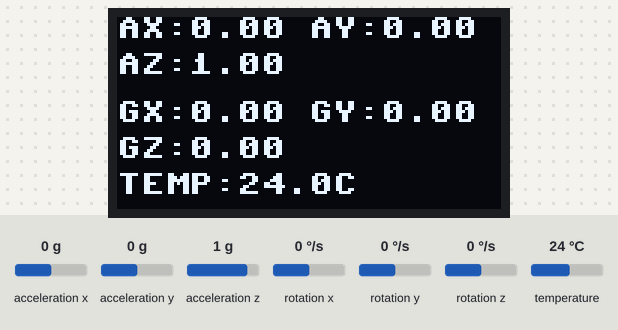
The program below on a simulated Raspberry Pi Pico running MicroPython. Parts: 128×64 one-colour display. The test bench sets the inputs (shaded band); at power-on: acceleration x 0 g, acceleration y 0 g, acceleration z 1 g, rotation x 0 °/s, rotation y 0 °/s, rotation z 0 °/s, temperature 24 °C. Library files of the repository ran but are not shown: 1 file(s).

Above: at 6.2 s.
6.3 s: acceleration x set to -1.4 g
At 7.0 s:
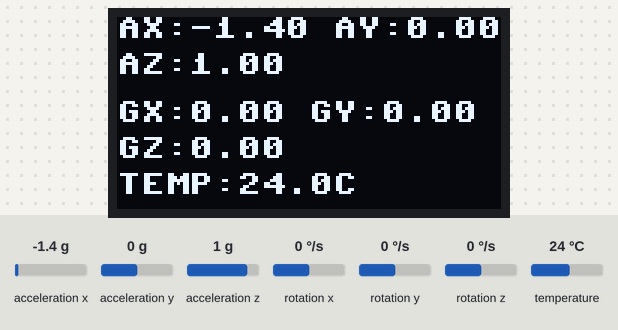
7.8 s: acceleration y set to -1.4 g
At 8.8 s:
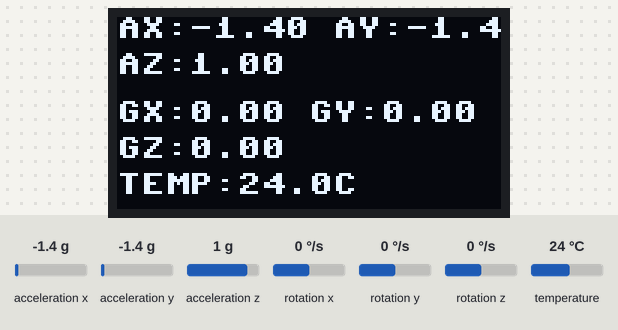
9.3 s: acceleration z set to -1.4 g
At 9.9 s:
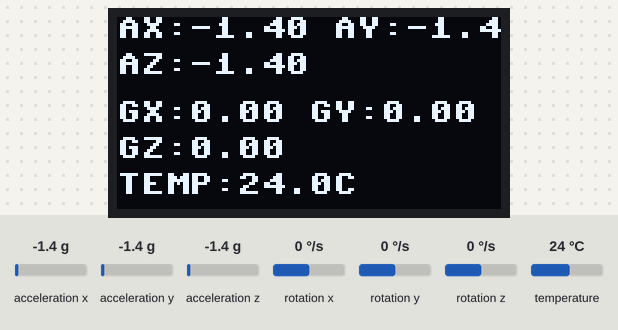
10.9 s: rotation x set to -192 °/s
At 12.1 s:
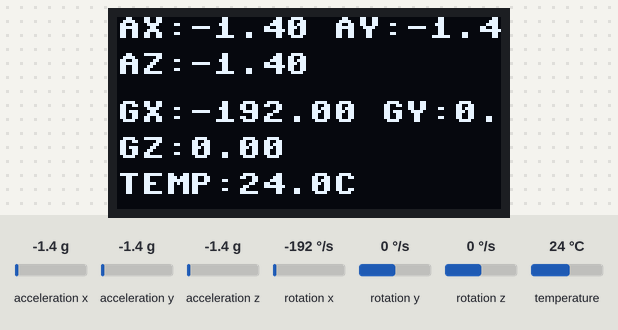
12.4 s: rotation y set to -192 °/s
At 12.9 s:
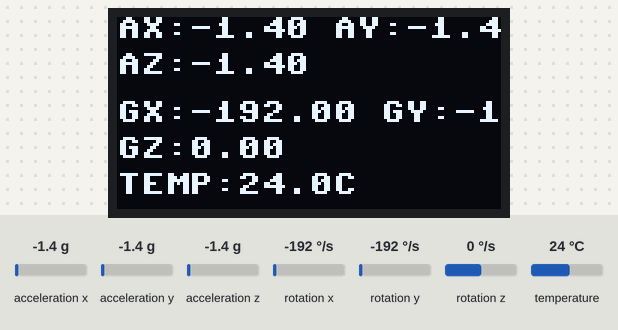
13.9 s: rotation z set to -192 °/s
At 15.4 s:
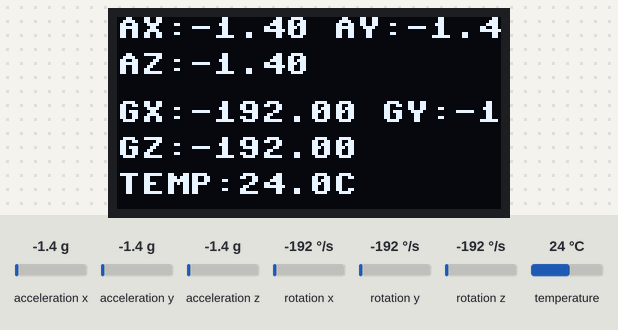
Timing chart, 0 to 16.4 s (numbered marks = the images above; inputs shaded):
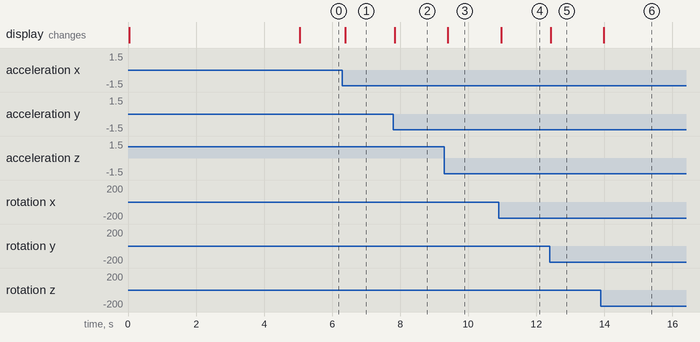

Measured:
- after the input at 6.3 s, the display: changes after 0.08 s (image 1)
- after the input at 7.8 s, the display: changes at once (image 2)
- after the input at 9.3 s, the display: changes after 0.10 s (image 3)
- after the input at 10.9 s, the display: changes after 0.07 s (image 4)
- after the input at 12.4 s, the display: changes at once (image 5)
- after the input at 13.9 s, the display: changes after 0.09 s (image 6)

The program:

main.py
```python
from machine import I2C, SPI, Pin
import ssd1306
import framebuf
import time

# ── I2C → MPU6050 ──────────────────────────────────────────────
i2c = I2C(0, sda=Pin(4), scl=Pin(5), freq=400000)
MPU = 0x68
i2c.writeto_mem(MPU, 0x6B, b'\x00')

# ── SPI → OLED ─────────────────────────────────────────────────
spi = SPI(0, baudrate=1000000, polarity=0, phase=0,
          sck=Pin(18), mosi=Pin(19))
oled = ssd1306.SSD1306_SPI(128, 64, spi,
       dc=Pin(21), res=Pin(20), cs=Pin(17))

# ── Logo SynkroLab — icono S (128x64, MONO_HLSB) ───────────────
LOGO = bytearray([
    0x00,0x00,0x00,0x00,0x00,0x00,0x00,0x00,0x00,0x00,0x00,0x00,0x00,0x00,0x00,0x00,
    0x00,0x00,0x00,0x00,0x00,0x00,0x00,0x00,0x00,0x00,0x00,0x00,0x00,0x00,0x00,0x00,
    0x00,0x00,0x00,0x00,0x00,0x00,0x00,0x00,0x00,0x00,0x00,0x00,0x00,0x00,0x00,0x00,
    0x00,0x00,0x00,0x00,0x00,0x00,0x00,0x00,0x00,0x00,0x00,0x00,0x00,0x00,0x00,0x00,
    0x00,0x00,0x00,0x00,0x7F,0xFF,0xFF,0xFF,0xFF,0xFF,0xFF,0xFC,0x00,0x00,0x00,0x00,
    0x00,0x00,0x00,0x01,0xFF,0xFF,0xFF,0xFF,0xFF,0xFF,0xFF,0xF8,0x00,0x00,0x00,0x00,
    0x00,0x00,0x00,0x03,0xFF,0xFF,0xFF,0xFF,0xFF,0xFF,0xFF,0xE0,0x00,0x00,0x00,0x00,
    0x00,0x00,0x00,0x07,0xFF,0xFF,0xFF,0xFF,0xFF,0xFF,0xFF,0xC0,0x00,0x00,0x00,0x00,
    0x00,0x00,0x00,0x0F,0xFF,0xFF,0xFF,0xFF,0xFF,0xFF,0xFF,0x80,0x00,0x00,0x00,0x00,
    0x00,0x00,0x00,0x3F,0xFF,0xFF,0xFF,0xFF,0xFF,0xFF,0xFF,0x00,0x00,0x00,0x00,0x00,
    0x00,0x00,0x00,0x7F,0xFF,0xFF,0xFF,0xFF,0xFF,0xFF,0xFF,0x00,0x00,0x00,0x00,0x00,
    0x00,0x00,0x00,0xFF,0xFC,0x00,0x00,0x00,0x00,0x00,0x00,0x00,0x00,0x00,0x00,0x00,
    0x00,0x00,0x01,0xFF,0xF8,0x00,0x00,0x00,0x00,0x00,0x00,0x00,0x00,0x00,0x00,0x00,
    0x00,0x00,0x07,0xFF,0xF0,0x00,0x00,0x00,0x00,0x00,0x00,0x00,0x00,0x00,0x00,0x00,
    0x00,0x00,0x07,0xFF,0xE0,0x00,0x00,0x00,0x00,0x00,0x00,0x00,0x00,0x00,0x00,0x00,
    0x00,0x00,0x03,0xFF,0xF0,0x00,0x00,0x00,0x00,0x00,0x00,0x00,0x00,0x00,0x00,0x00,
    0x00,0x00,0x01,0xFF,0xF8,0x00,0x00,0x00,0x00,0x00,0x00,0x00,0x00,0x00,0x00,0x00,
    0x00,0x00,0x00,0xFF,0xFE,0x00,0x00,0x00,0x00,0x00,0x00,0x00,0x00,0x00,0x00,0x00,
    0x00,0x00,0x00,0x3F,0xFF,0x00,0x00,0x00,0x00,0x00,0x00,0x00,0x00,0x00,0x00,0x00,
    0x00,0x00,0x00,0x1F,0xFF,0x80,0x00,0x00,0x00,0x00,0x00,0x00,0x00,0x00,0x00,0x00,
    0x00,0x00,0x00,0x0F,0xFF,0xC0,0xFF,0xFF,0xFE,0x40,0x00,0x00,0x00,0x00,0x00,0x00,
    0x00,0x00,0x00,0x07,0xFF,0xF0,0x7F,0xFF,0xFF,0xF0,0x00,0x00,0x00,0x00,0x00,0x00,
    0x00,0x00,0x00,0x03,0xFF,0xF8,0x3F,0xFF,0xFF,0xF8,0x00,0x00,0x00,0x00,0x00,0x00,
    0x00,0x00,0x00,0x00,0xFF,0xFC,0x0F,0xFF,0xFF,0xFC,0x00,0x00,0x00,0x00,0x00,0x00,
    0x00,0x00,0x03,0xE0,0x7F,0xFE,0x07,0xFF,0xFF,0xFF,0x00,0x00,0x00,0x00,0x00,0x00,
    0x00,0x00,0x03,0xE0,0x3F,0xFF,0x83,0xFF,0xFF,0xFF,0x80,0x00,0x00,0x00,0x00,0x00,
    0x00,0x00,0x07,0xF0,0x1F,0xFF,0xC0,0xFF,0xFF,0xFF,0xC0,0x00,0x1F,0xC0,0x00,0x00,
    0x00,0x00,0x07,0xF0,0x07,0xFF,0xE0,0x7F,0xFF,0xFF,0xE0,0x00,0x3F,0xE0,0x00,0x00,
    0x00,0x00,0x0F,0xF8,0x03,0xFF,0xF0,0x00,0x01,0xFF,0xFF,0xFF,0xF8,0x60,0x00,0x00,
    0x00,0x07,0x3F,0xFF,0x79,0xFF,0xFC,0x00,0x00,0xFF,0xFF,0xFF,0xF0,0x60,0x00,0x00,
    0x00,0x0F,0xFF,0xFF,0xFC,0xFF,0xFE,0x00,0x00,0x3F,0xFF,0xFF,0xF8,0xE0,0x00,0x00,
    0x00,0x1F,0xFF,0xFF,0xFC,0x3F,0xFF,0x00,0x00,0x1F,0xFF,0x80,0x1F,0xC0,0x00,0x00,
    0x00,0x1F,0xF8,0x0F,0xFE,0x1F,0xFF,0x80,0x00,0x0F,0xFF,0xC0,0x0F,0x80,0x00,0x00,
    0x00,0x0F,0xF0,0x07,0xF8,0x0F,0xFF,0xE0,0x00,0x07,0xFF,0xE0,0x00,0x00,0x00,0x00,
    0x00,0x03,0xE0,0x03,0xF0,0x07,0xFF,0xF0,0x00,0x01,0xFF,0xF8,0x00,0x00,0x00,0x00,
    0x00,0x03,0xE0,0x03,0xF0,0x01,0xFF,0xF8,0x00,0x00,0xFF,0xFC,0x00,0x00,0x00,0x00,
    0x00,0x03,0xE0,0x01,0xF0,0x00,0xFF,0xFE,0x00,0x00,0x7F,0xFE,0x00,0x00,0x00,0x00,
    0x00,0x03,0xE0,0x03,0xF0,0x00,0x7F,0xFF,0x00,0x00,0x1F,0xFF,0x80,0x00,0x00,0x00,
    0x00,0x03,0xE0,0x03,0xF0,0x00,0x3F,0xFF,0x80,0x00,0x0F,0xFF,0xC0,0x00,0x00,0x00,
    0x00,0x0F,0xF0,0x07,0xFC,0x00,0x1F,0xFF,0xC0,0x00,0x07,0xFF,0xE0,0x00,0x00,0x00,
    0x00,0x1F,0xFC,0x0F,0xFE,0x00,0x07,0xFF,0xF0,0x00,0x01,0xFF,0xF8,0x00,0x00,0x00,
    0x00,0x1F,0xFF,0xFF,0xFC,0x00,0x03,0xFF,0xF8,0x00,0x00,0xFF,0xFC,0x00,0x00,0x00,
    0x00,0x0F,0xFF,0xFF,0xFC,0x00,0x01,0xFF,0xFC,0x00,0x00,0x7F,0xFE,0x00,0x00,0x00,
    0x00,0x0E,0x3F,0xFF,0x38,0x00,0x00,0x00,0x00,0x00,0x00,0x3F,0xFE,0x00,0x00,0x00,
    0x00,0x00,0x0F,0xFC,0x00,0x00,0x00,0x00,0x00,0x00,0x00,0x7F,0xFC,0x00,0x00,0x00,
    0x00,0x00,0x07,0xF0,0x00,0x00,0x00,0x00,0x00,0x00,0x00,0xFF,0xF8,0x00,0x00,0x00,
    0x00,0x00,0x07,0xF0,0x00,0x00,0x00,0x00,0x00,0x00,0x01,0xFF,0xF0,0x00,0x00,0x00,
    0x00,0x00,0x03,0xF0,0x00,0x00,0x00,0x00,0x00,0x00,0x03,0xFF,0xE0,0x00,0x00,0x00,
    0x00,0x00,0x03,0xE0,0x00,0x00,0x00,0x00,0x00,0x00,0x07,0xFF,0x80,0x00,0x00,0x00,
    0x00,0x00,0x00,0x00,0x00,0x00,0x00,0x00,0x00,0x00,0x1F,0xFF,0x00,0x00,0x00,0x00,
    0x00,0x00,0x00,0x00,0x00,0x00,0x00,0x00,0x00,0x00,0x3F,0xFE,0x00,0x00,0x00,0x00,
    0x00,0x00,0x00,0x00,0x7F,0xFF,0xFF,0xFF,0xFF,0xFF,0xFF,0xFC,0x00,0x00,0x00,0x00,
    0x00,0x00,0x00,0x00,0xFF,0xFF,0xFF,0xFF,0xFF,0xFF,0xFF,0xF8,0x00,0x00,0x00,0x00,
    0x00,0x00,0x00,0x01,0xFF,0xFF,0xFF,0xFF,0xFF,0xFF,0xFF,0xF0,0x00,0x00,0x00,0x00,
    0x00,0x00,0x00,0x03,0xFF,0xFF,0xFF,0xFF,0xFF,0xFF,0xFF,0xE0,0x00,0x00,0x00,0x00,
    0x00,0x00,0x00,0x07,0xFF,0xFF,0xFF,0xFF,0xFF,0xFF,0xFF,0x80,0x00,0x00,0x00,0x00,
    0x00,0x00,0x00,0x0F,0xFF,0xFF,0xFF,0xFF,0xFF,0xFF,0xFF,0x00,0x00,0x00,0x00,0x00,
    0x00,0x00,0x00,0x1F,0xFF,0xFF,0xFF,0xFF,0xFF,0xFF,0xFE,0x00,0x00,0x00,0x00,0x00,
    0x00,0x00,0x00,0x00,0x00,0x00,0x00,0x00,0x00,0x00,0x00,0x00,0x00,0x00,0x00,0x00,
    0x00,0x00,0x00,0x00,0x00,0x00,0x00,0x00,0x00,0x00,0x00,0x00,0x00,0x00,0x00,0x00,
    0x00,0x00,0x00,0x00,0x00,0x00,0x00,0x00,0x00,0x00,0x00,0x00,0x00,0x00,0x00,0x00,
    0x00,0x00,0x00,0x00,0x00,0x00,0x00,0x00,0x00,0x00,0x00,0x00,0x00,0x00,0x00,0x00,
    0x00,0x00,0x00,0x00,0x00,0x00,0x00,0x00,0x00,0x00,0x00,0x00,0x00,0x00,0x00,0x00,
    0x00,0x00,0x00,0x00,0x00,0x00,0x00,0x00,0x00,0x00,0x00,0x00,0x00,0x00,0x00,0x00,
])

# ── Splash screen ───────────────────────────────────────────────
fb = framebuf.FrameBuffer(LOGO, 128, 64, framebuf.MONO_HLSB)
oled.fill(0)
oled.blit(fb, 0, 0)
oled.show()
time.sleep_ms(5000)

# ── Funciones MPU6050 ───────────────────────────────────────────
def leer_raw(reg):
    data = i2c.readfrom_mem(MPU, reg, 2)
    val = (data[0] << 8) | data[1]
    if val > 32767:
        val -= 65536
    return val

def leer_mpu():
    ax = leer_raw(0x3B) / 16384.0
    ay = leer_raw(0x3D) / 16384.0
    az = leer_raw(0x3F) / 16384.0
    gx = leer_raw(0x43) / 131.0
    gy = leer_raw(0x45) / 131.0
    gz = leer_raw(0x47) / 131.0
    temp = leer_raw(0x41) / 340.0 + 36.53
    return ax, ay, az, gx, gy, gz, temp

# ── Loop principal ──────────────────────────────────────────────
while True:
    ax, ay, az, gx, gy, gz, temp = leer_mpu()
    oled.fill(0)
    oled.text("AX:{:.2f} AY:{:.2f}".format(ax, ay), 0, 0)
    oled.text("AZ:{:.2f}".format(az),                0, 12)
    oled.text("GX:{:.2f} GY:{:.2f}".format(gx, gy), 0, 28)
    oled.text("GZ:{:.2f}".format(gz),                0, 40)
    oled.text("TEMP:{:.1f}C".format(temp),           0, 52)
    oled.show()
    time.sleep(0.1)
```
